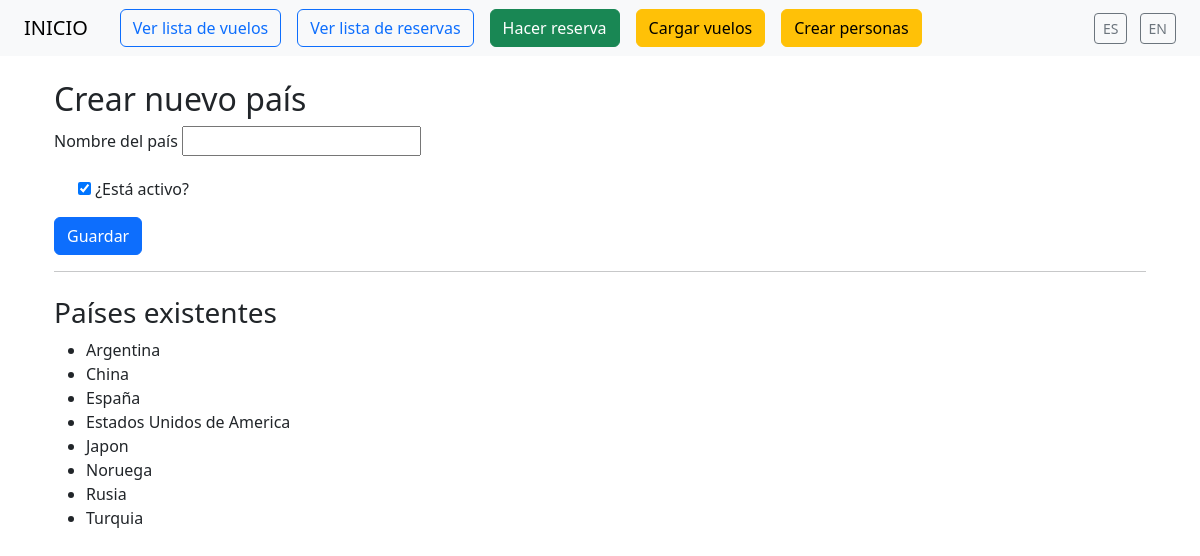
Screenshot of /es/pais/crear/ (signed in) with the database file from the repository.
### core/models.py (models this page shows, shortened)
class Pais(models.Model):
    nombre = models.CharField(max_length=100, verbose_name=_("Nombre"))
    activo = models.BooleanField(default=True, verbose_name=_("Activo"))
    class Meta:
        ordering = ['nombre']
        verbose_name = _("País")
        verbose_name_plural = _("Países")

### vuelos/views.py (the view, shortened to what this page needs)
# urls.py: path('pais/crear/', views.PaisCreateView.as_view(), name='pais_form'),
class PaisCreateView(LoginRequiredMixin, UserPassesTestMixin, CreateView):
    model = Pais
    fields = ['nombre', 'activo']
    template_name = 'vuelos/pais_form.html'
    success_url = reverse_lazy('pais_form')
    def test_func(self):
        return self.request.user.is_superuser
    def get_context_data(self, **kwargs):
        context = super().get_context_data(**kwargs)
        context['paises'] = Pais.objects.order_by('nombre')
        return context

### vuelos/templates/vuelos/pais_form.html (shortened to what this page needs)
{% extends 'base.html' %}
{% load i18n %}
{% block content %}
  <div class="container mt-4">
    <h2>{% trans "Crear nuevo país" %}</h2>
    <form method="post">
      <div class="mb-3">
        <label for="id_nombre" class="form-label">{% trans "Nombre del país" %}</label>
        {{ form.nombre }}
      </div>
      <div class="form-check mb-3">
        {{ form.activo }}
        <label class="form-check-label" for="id_activo">{% trans "¿Está activo?" %}</label>
      </div>
      <button type="submit" class="btn btn-primary">{% trans "Guardar" %}</button>
    </form>
    <hr>
    <h3 class="mt-4">{% trans "Países existentes" %}</h3>
    <ul>
      {% for pais in paises %}
        <li>{{ pais.nombre }}</li>
      {% empty %}
        <li>{% trans "No hay países registrados aún." %}</li>
      {% endfor %}
    </ul>
  </div>
{% endblock %}

### rows the page displays
Pais: nombre "Argentina"
Pais: nombre "China"
Pais: nombre "España"
Pais: nombre "Estados Unidos de America"
Pais: nombre "Japon"
Pais: nombre "Noruega"
Pais: nombre "Rusia"
Pais: nombre "Turquia"
